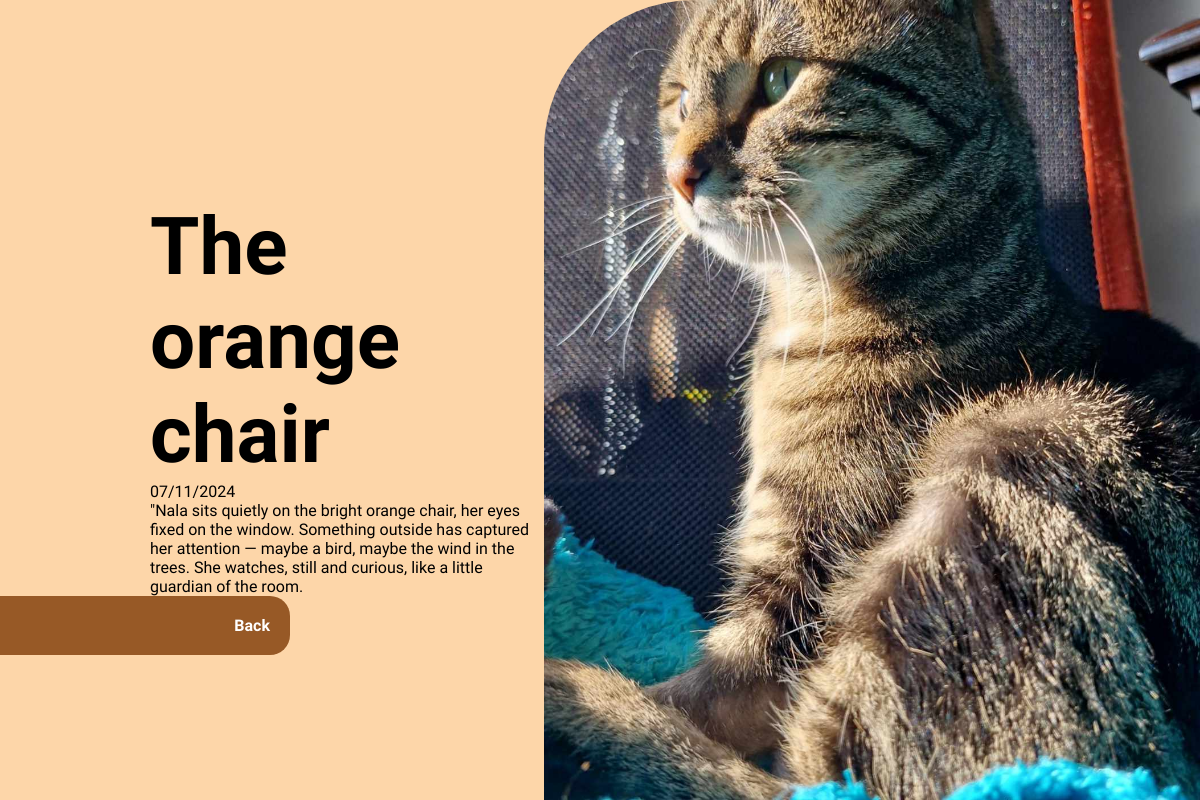
The app's page /infos.php?id=4 with its own data.
### tables this page shows
CREATE TABLE IF NOT EXISTS `infos` (
  `id` int NOT NULL AUTO_INCREMENT,
  `photo` varchar(100) NOT NULL,
  `titre` varchar(100) NOT NULL,
  `date` date NOT NULL,
  `description` varchar(255) NOT NULL,
  PRIMARY KEY (`id`)
);

### infos.php (the view, shortened to what this page needs)
<?php
    require "connexion.php";
    if(isset($_GET['id']) AND is_numeric($_GET['id']))
    {
        $id =htmlspecialchars($_GET['id']);
    }else{
        header("LOCATION:index.php");
        exit();
    }
    $req = $bdd ->prepare ("SELECT titre, photo,DATE_FORMAT(date,'%d/%m/%Y') as mydate,description FROM infos WHERE id=?");
    $req ->execute([$id]);
    $don = $req->fetch(PDO::FETCH_ASSOC);
?>
<!DOCTYPE html>
<html lang="en">
<head>
    <link rel="stylesheet" href="style.css">
</head>
<body>
    <div class="slide" id="infos">
        <div class="containinfo">
            <h2>
                <?= $don['titre'] ?>
            </h2>
            <div class="date">
            <?= $don['mydate'] ?>
            </div>
            <p>
                <?= $don['description'] ?>
            </p>
            <a href="index.php">Back</a>
        </div>
        <div class="photo">
            <img src="images/<?= ($don['photo']) ?>" alt="image de  <?= ($don['titre'])?>">
        </div>
    </div>
</body>
</html>

### style.css (style rules this page uses)
* { margin: 0; padding: 0; font-family: "Tuffy", sans-serif; scroll-behavior: smooth; }
body { background-color: rgb(255, 255, 255); }
.slide { width: 100%; min-height: 100vh; display: flex; justify-content: center; align-items: center; }
#infos { background-color: rgb(253, 214, 169); justify-content: space-between; object-fit: contain; overflow-y: hidden; height: 100vh; }
.photo { width:800px; height: 100%; object-fit: cover; overflow: hidden; border-top-left-radius: 150px; align-self: flex-end; }
.photo img { width: 100%; height: 100%; object-position: center; object-fit: cover; }
.containinfo { width: 40%; margin-left: 150px; justify-content: space-around; display: flex; flex-direction: column; height: 400px; }
.containinfo h2 { font-size: 80px; }
.containinfo a { text-decoration: none; color: white; background-color: rgb(151, 89, 38); padding: 20px; width: 250px; margin-left: -150px; display: flex; justify-content: flex-end; font-weight: bolder; border-top-right-radius: 20px ; border-bottom-right-radius: 20px ; transition: all 1s; }

### records on screen
infos: titre "The orange chair", description "\"Nala sits quietly on the bright orange chair, her eyes fixed on the window. Something outside has captured her attention — maybe a bird, maybe the wind in the trees. She watches, still and curious, like a little guardian of the room.", photo (picture)

### other values on screen
$don['mydate'] "07/11/2024"
